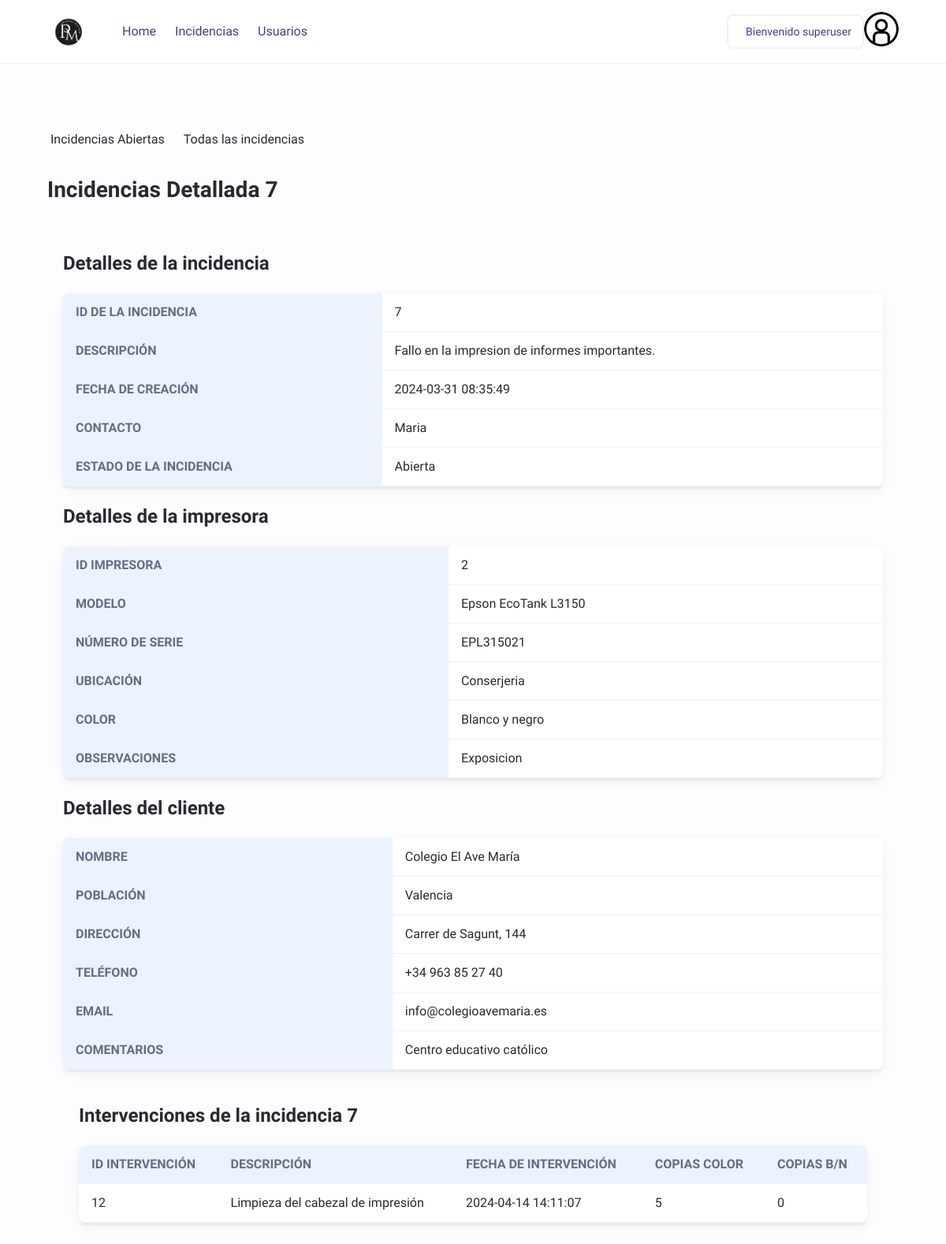
The app's page /web_proyecto/php/admin/IncidenciaDetallada.php?id=7 (signed in) with its own data.
### tables this page shows
CREATE TABLE `Incidencias` (
  `id_incidencia` Int NOT NULL AUTO_INCREMENT,
  `id_impresora` Int DEFAULT NULL,
  `id_cliente` Int DEFAULT NULL,
  `id_usuario` Int DEFAULT NULL,
  `descripcion` text DEFAULT NULL,
  `f_creacion` timestamp NOT NULL DEFAULT current_timestamp(),
  `estado` tinyint(1) DEFAULT 0,
  `contacto` varchar(100) DEFAULT NULL,
  `impreso` tinyint(1) DEFAULT 0,
  PRIMARY KEY (`id_incidencia`),
  KEY `id_impresora` (`id_impresora`),
  KEY `id_cliente` (`id_cliente`),
  KEY `id_usuario` (`id_usuario`),
  CONSTRAINT `Incidencias_ibfk_1` FOREIGN KEY (`id_impresora`) REFERENCES `Impresoras` (`id_impresora`),
  CONSTRAINT `Incidencias_ibfk_2` FOREIGN KEY (`id_cliente`) REFERENCES `Clientes` (`id_cliente`),
  CONSTRAINT `Incidencias_ibfk_3` FOREIGN KEY (`id_usuario`) REFERENCES `Usuarios` (`id_usuario`)
);

CREATE TABLE `Impresoras` (
  `id_impresora` Int NOT NULL AUTO_INCREMENT,
  `id_cliente` Int DEFAULT 1,
  `modelo` varchar(100) DEFAULT NULL,
  `numero_serie` varchar(50) DEFAULT NULL,
  `f_creacion` datetime DEFAULT current_timestamp(),
  `ubicacion` varchar(255) DEFAULT NULL,
  `ult_mant` date DEFAULT NULL,
  `p_color` Int DEFAULT 0,
  `p_bn` Int DEFAULT 0,
  `color` tinyint(1) DEFAULT NULL,
  `observaciones` varchar(255) DEFAULT NULL,
  PRIMARY KEY (`id_impresora`),
  KEY `id_cliente` (`id_cliente`),
  CONSTRAINT `Impresoras_ibfk_1` FOREIGN KEY (`id_cliente`) REFERENCES `Clientes` (`id_cliente`)
);

CREATE TABLE `Clientes` (
  `id_cliente` Int NOT NULL AUTO_INCREMENT,
  `nombre` varchar(100) NOT NULL,
  `poblacion` varchar(100) DEFAULT NULL,
  `direccion` varchar(255) DEFAULT NULL,
  `telefono` varchar(20) DEFAULT NULL,
  `email` varchar(100) DEFAULT NULL,
  `f_registro` datetime DEFAULT current_timestamp(),
  `comentarios` text DEFAULT NULL,
  PRIMARY KEY (`id_cliente`),
  UNIQUE KEY `nombre` (`nombre`)
);

CREATE TABLE `Intervenciones` (
  `id_intervencion` Int NOT NULL AUTO_INCREMENT,
  `id_incidencia` Int DEFAULT NULL,
  `id_tecnico` Int DEFAULT NULL,
  `id_usuario` Int DEFAULT NULL,
  `descripcion` text DEFAULT NULL,
  `f_intervencion` timestamp NOT NULL DEFAULT current_timestamp(),
  `copias_color` Int DEFAULT NULL,
  `copias_bn` Int DEFAULT NULL,
  PRIMARY KEY (`id_intervencion`),
  KEY `id_incidencia` (`id_incidencia`),
  KEY `id_tecnico` (`id_tecnico`),
  KEY `id_usuario` (`id_usuario`),
  CONSTRAINT `Intervenciones_ibfk_1` FOREIGN KEY (`id_incidencia`) REFERENCES `Incidencias` (`id_incidencia`),
  CONSTRAINT `Intervenciones_ibfk_2` FOREIGN KEY (`id_tecnico`) REFERENCES `Tecnicos` (`id_tecnico`),
  CONSTRAINT `Intervenciones_ibfk_3` FOREIGN KEY (`id_usuario`) REFERENCES `Usuarios` (`id_usuario`)
);

### web_proyecto/php/admin/IncidenciaDetallada.php (the view, shortened to what this page needs)
<!DOCTYPE html>
<html lang="es">
<head>
    <link rel="stylesheet" href="styles.css">
</head>
<body>
    <header class="header">
        <div class="header-content responsive-wrapper">
            <div class="header-logo">
                <a href="#">
                    <div>
                        <img src="../img/Logo.png" class="logo-img" />
                    </div>
                </a>
            </div>
            <div class="header-navigation">
                <nav class="header-navigation-links">
                    <a href="index.php"> Home </a>
                    <a href="IncidenciasAbiertas.php"> Incidencias </a>
                    <?php
                    if ($_SESSION['idRol'] != 3) {
                        echo '<a href="Usuarios.php"> Usuarios </a>';
                    }
                    ?>
                </nav>
                <div class="header-navigation-actions">
                    <a class="button">
                        <p>Bienvenido <?php echo $_SESSION['nombreUsuario'] ?></p>
                    </a>
                    <div class="dropdown">
                        <a href="#" class="avatar">
                            <img src="../img/IconoInicioSesion.png" alt="" />
                        </a>
                    </div>
                </div>
            </div>
        </div>
    </header>
    <main class="main">
        <div class="responsive-wrapper">
            <div class="horizontal-tabs">
                <a href="IncidenciasAbiertas.php">Incidencias Abiertas</a>
                <a href="Incidencias.php">Todas las incidencias</a>
            </div>
        </div>
        <div class="responsive-wrapper">
            <div class="main-header">
                <h1>Incidencias Detallada <?php echo $_GET['id']; ?></h1>
            </div>
            <div class="container">
                <?php
                require_once ('../config/config_bd.php');
                $incidencia_id = $_GET['id'];
                $consulta = "SELECT Incidencias.id_incidencia, Incidencias.descripcion, Incidencias.f_creacion, Incidencias.contacto, Incidencias.estado,
                                        Impresoras.id_impresora ,Impresoras.modelo, Impresoras.numero_serie, Impresoras.ubicacion, Impresoras.observaciones, Impresoras.color,
                                        Clientes.nombre , Clientes.poblacion, Clientes.direccion, Clientes.telefono, Clientes.email, Clientes.comentarios
                                        FROM Incidencias
                                        JOIN Clientes ON Incidencias.id_cliente = Clientes.id_cliente
                                        JOIN Impresoras ON Incidencias.id_impresora = Impresoras.id_impresora
                                        WHERE Incidencias.id_incidencia = $incidencia_id";
                $rs = $conn->query($consulta);
                if ($rs->num_rows == 0) {
                    echo "<p>No se pudo obtener información de esa incidencia.</p>";
                } else {
                    $row = $rs->fetch_assoc();
                    $estado_incidencia = ($row["estado"] == 0) ? "Abierta" : "Cerrada";
                    ?>
                    <h2>Detalles de la incidencia</h2>
                    <table>
                        <tr>
                            <th>ID de la incidencia</th>
                            <td><?php echo $row["id_incidencia"]; ?></td>
                        </tr>
                        <tr>
                            <th>Descripción</th>
                            <td><?php echo $row["descripcion"]; ?></td>
                        </tr>
                        <tr>
                            <th>Fecha de creación</th>
                            <td><?php echo $row["f_creacion"]; ?></td>
                        </tr>
                        <tr>
                            <th>Contacto</th>
                            <td><?php echo $row["contacto"]; ?></td>
                        </tr>
                        <tr>
                            <th>Estado de la incidencia</th>
                            <td><?php echo $estado_incidencia; ?></td>
                        </tr>
                    </table>
                    <h2>Detalles de la impresora</h2>
                    <table>
                        <tr>
                            <th>Id Impresora</th>
                            <td><?php echo $row["id_impresora"]; ?></td>
                        </tr>
                        <tr>
                            <th>Modelo</th>
                            <td><?php echo $row["modelo"]; ?></td>
                        </tr>
                        <tr>
                            <th>Número de serie</th>
                            <td><?php echo $row["numero_serie"]; ?></td>
                        </tr>
                        <tr>
                            <th>Ubicación</th>
                            <td><?php echo $row["ubicacion"]; ?></td>
                        </tr>
                        <tr>
                            <th>Color</th>
                            <td><?php echo ($row["color"] == 1) ? "Color" : "Blanco y negro"; ?></td>
                        </tr>
                        <tr>
                            <th>Observaciones</th>
                            <td><?php echo $row["observaciones"]; ?></td>
                        </tr>
                    </table>
                    <h2>Detalles del cliente</h2>
                    <table>
                        <tr>
                            <th>Nombre</th>
                            <td><?php echo $row["nombre"]; ?></td>
                        </tr>
                        <tr>
                            <th>Población</th>
                            <td><?php echo $row["poblacion"]; ?></td>
                        </tr>
                        <tr>
                            <th>Dirección</th>
                            <td><?php echo $row["direccion"]; ?></td>
                        </tr>
                        <tr>
                            <th>Teléfono</th>
                            <td><?php echo $row["telefono"]; ?></td>
                        </tr>
                        <tr>
                            <th>Email</th>
                            <td><?php echo $row["email"]; ?></td>
                        </tr>
                        <tr>
                            <th>comentarios</th>
                            <td><?php echo $row["comentarios"]; ?></td>
                        </tr>
                    </table>
                    <div class="container">
                        <h2>Intervenciones de la incidencia <?php echo $_GET['id']; ?></h2>
                        <table>
                            <thead>
                                <tr>
                                    <th>ID Intervención</th>
                                    <th>Descripción</th>
                                    <th>Fecha de Intervención</th>
                                    <th>Copias Color</th>
                                    <th>Copias B/N</th>
                                </tr>
                            </thead>
                            <tbody>
                                <?php
                                $Intervencion = "SELECT * FROM Intervenciones WHERE id_incidencia = $incidencia_id";
                                $rs = $conn->query($Intervencion);
                                foreach ($rs as $row) {
                                    echo "<tr>";
                                    echo "<td>" . $row['id_intervencion'] . "</td>";
                                    echo "<td>" . $row['descripcion'] . "</td>";
                                    echo "<td>" . $row['f_intervencion'] . "</td>";
                                    echo "<td>" . $row['copias_color'] . "</td>";
                                    echo "<td>" . $row['copias_bn'] . "</td>";
                                    echo "</tr>";
                                }
                                ?>
                            </tbody>
                        </table>
                    </div>
                    <?php
                }
                ?>
            </div>
        </div>
    </main>
</body>
</html>

### web_proyecto/php/admin/styles.css (style rules this page uses)
:root { --c-text-primary: #282a32; --c-text-secondary: #686b87; --c-text-action: #404089; --c-accent-primary: #434ce8; --c-border-primary: #eff1f6; --c-background-primary: #ffffff; --c-background-secondary: #fdfcff; --c-background-tertiary: #ecf3fe; --c-background-quaternary: #e9ecf4; }
body { line-height: 1.5; min-height: 100vh; font-family: "Be Vietnam Pro", sans-serif; background-color: var(--c-background-secondary); color: var(--c-text-primary); }
img { display: block; max-width: 100%; }
.responsive-wrapper { width: 90%; max-width: 1280px; margin-left: auto; margin-right: auto; }
.header { display: flex; align-items: center; height: 80px; border-bottom: 1px solid var(--c-border-primary); background-color: var(--c-background-primary); }
.avatar { display: inline-flex; align-items: center; justify-content: center; width: 44px; height: 44px; border-radius: 50%; overflow: hidden; }
.main { padding-top: 3rem; }
body { font-family: "Be Vietnam Pro", sans-serif; color: var(--c-text-primary); background-color: var(--c-background-secondary); margin: 0; padding: 0; }
.container { max-width: 100%; margin: 0 auto; padding: 20px; }
table { width: 100%; border-collapse: collapse; border-radius: 8px; overflow: hidden; box-shadow: 0 3px 3px 0 rgba(0, 0, 0, 0.05), 0 5px 15px 0 rgba(0, 0, 0, 0.05); background-color: var(--c-background-primary); }
th, td { padding: 12px 16px; text-align: left; border-bottom: 1px solid var(--c-border-primary); }
th { background-color: var(--c-background-tertiary); color: var(--c-text-secondary); font-weight: 600; text-transform: uppercase; }
.logo-img { width: 55px; height: auto; }
.dropdown { position: relative; display: inline-block; }

### records on screen
incidencias: id_incidencia "7", descripcion "Fallo en la impresion de informes importantes.", f_creacion "2024-03-31 08:35:49", contacto "Maria", estado "Abierta", id_impresora.id_impresora "2", id_impresora.modelo "Epson EcoTank L3150", id_impresora.numero_serie "EPL315021", id_impresora.ubicacion "Conserjeria", id_impresora.observaciones "Exposicion", id_cliente.nombre "Colegio El Ave María", id_cliente.poblacion "Valencia", id_cliente.direccion "Carrer de Sagunt, 144", id_cliente.telefono "+34 963 85 27 40", id_cliente.email "info@colegioavemaria.es", id_cliente.comentarios "Centro educativo católico"
intervenciones: id_intervencion "12", descripcion "Limpieza del cabezal de impresión", f_intervencion "2024-04-14 14:11:07", copias_color "5", copias_bn "0"

### other values on screen
$_SESSION['nombreUsuario'] "superuser"
$_GET['id'] "7"
